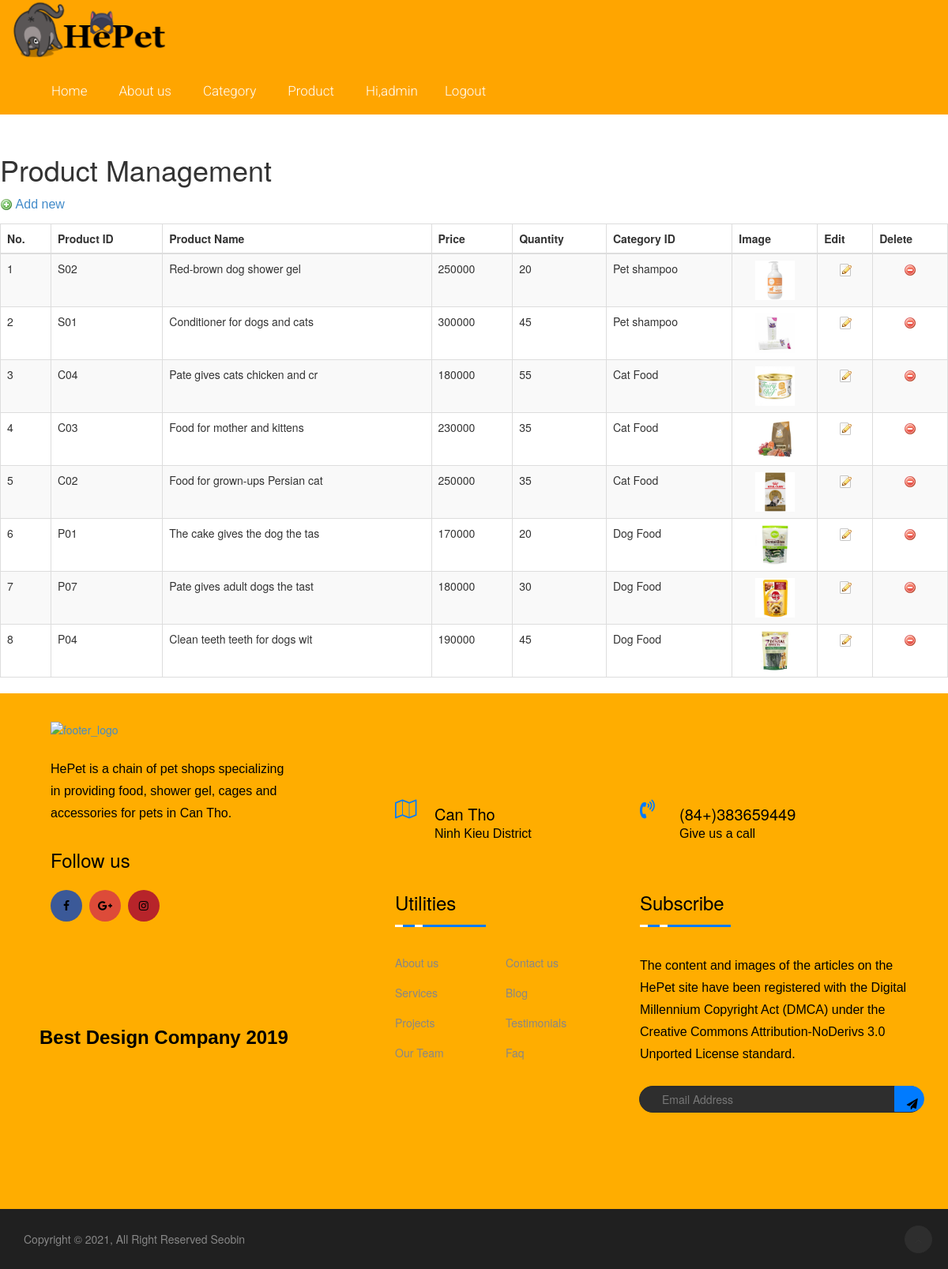
Page /index.php?page=product_management (signed in) on the committed database.
### tables this page shows
CREATE TABLE `product` (
  `Product_ID` varchar(10) NOT NULL,
  `Product_Name` varchar(30) NOT NULL,
  `Price` bigint(20) NOT NULL,
  `oldPrice` decimal(12,2) NOT NULL,
  `SmallDesc` varchar(1000) NOT NULL,
  `DetailDesc` text NOT NULL,
  `ProDate` datetime NOT NULL,
  `Pro_qty` int(11) NOT NULL,
  `Pro_image` varchar(200) NOT NULL,
  `Cat_ID` varchar(10) NOT NULL
);

CREATE TABLE `category` (
  `Cat_ID` varchar(10) NOT NULL,
  `Cat_Name` varchar(30) NOT NULL,
  `Cat_Des` varchar(1000) DEFAULT NULL
);

### Product_Management.php (the view, shortened to what this page needs)
<?php
    if(!isset($_SESSION['admin']) OR $_SESSION['admin']==0)
    {
        echo '<script> alert("You are not administrator");</script>';
        echo '<meta http-equiv="refresh" content="0;URL=index.php"/>';
    }
    else
    {
?>
    <link rel="stylesheet" href="css/bootstrap.min.css">
        <form name="frm" method="post" action="">
        <h1>Product Management</h1>
        <p>
        	<img src="images/add.png" width="16" height="16" border="0" /><a href="?page=add_product"> Add new</a>
        </p>
        <table id="tableproduct" class="table table-striped table-bordered" cellspacing="0" width="100%">
            <thead>
                <tr>
                    <th><strong>No.</strong></th>
                    <th><strong>Product ID</strong></th>
                    <th><strong>Product Name</strong></th>
                    <th><strong>Price</strong></th>
                    <th><strong>Quantity</strong></th>
                    <th><strong>Category ID</strong></th>
                    <th><strong>Image</strong></th>
                    <th><strong>Edit</strong></th>
                    <th><strong>Delete</strong></th>
                </tr>
             </thead>
			<tbody>
            <?php
				include_once("connection.php");
                $No=1;
                $result = mysqli_query($conn, "Select Product_ID, Product_Name, Price, Pro_qty, Pro_image, Cat_Name from product a, category b where a.Cat_ID = b.Cat_ID order by ProDate DESC");
                while($row=mysqli_fetch_array($result, MYSQLI_ASSOC)){
                    ?>
			<tr>
              <td ><?php echo $No; ?></td>
              <td ><?php echo $row["Product_ID"]; ?></td>
              <td><?php echo $row["Product_Name"]; ?></td>
              <td><?php echo $row["Price"]; ?></td>
              <td ><?php echo $row["Pro_qty"]; ?></td>
              <td><?php echo $row["Cat_Name"]; ?></td>
             <td align='center' class='cotNutChucNang'>
                 <img src='images/<?php echo $row['Pro_image'] ?>' border='0' width="50" height="50"  /></td>
             <td align='center' class='cotNutChucNang'><a href="?page=update_product&&function=del&&id=<?php echo $row["Product_ID"];?>"><img src='images/edit.png' border='0'/></a></td>
             <td align='center' class='cotNutChucNang'><a href="?page=product_management&&function=del&&id=<?php echo $row["Product_ID"];?>" onclick="return deleteConfirm()"><img src='images/delete.png' border='0' /></a></td>
            </tr>
            <?php
               $No++;
                }
			?>
			</tbody>
        </table>
 </form>
<?php
    }
?>

### index.php (shortened to what this page needs)
<!DOCTYPE html>
<html lang="en">
  <head>
    <link rel="stylesheet" href="css/bootstrap.min.css">
    <link rel="stylesheet" href="css/font-awesome.min.css">
    <link rel="stylesheet" href="css/owl.carousel.css">
    <link rel="stylesheet" href="style.css">
    <link rel="stylesheet" href="css/responsive.css">
    <link href="csseshop/bootstrap.min.css" rel="stylesheet">
    <link href="csseshop/font-awesome.min.css" rel="stylesheet">
    <link href="csseshop/prettyPhoto.css" rel="stylesheet">
    <link href="csseshop/price-range.css" rel="stylesheet">
    <link href="csseshop/animate.css" rel="stylesheet">
	<link href="csseshop/main.css" rel="stylesheet">
	<link href="csseshop/responsive.css" rel="stylesheet">
    <link href="css/salomon.css" rel="stylesheet">
    <link href="css/style.css" rel="stylesheet" type="text/css" />
    <link href="css/petmart.css" rel="stylesheet" type="text/css" />
    <link href="css/product.css" rel="stylesheet" type="text/css" />
    <link href="css/title.css" rel="stylesheet" type="text/css" />
    <link href="css/headerbottom.css" rel="stylesheet" type="text/css" />
<link rel="stylesheet" href="https://cdnjs.cloudflare.com/ajax/libs/font-awesome/4.7.0/css/font-awesome.css" />
</head>
<?php
    include_once("connection.php");
?>
<body>
<div class="header-bottom">
<li href="?page=index" id="logo"><img src="images/logo.png" width="210" height="94" alt="" title=""></li>
    <div class="container">
        <div class="col-sm-9">
                <div class="navbar-header">
        <div class="mainmenu pull-left">
		<ul class="nav navbar-nav collapse navbar-collapse">
				<li class="active"><a href="index.php">Home</a></li>
				<li><a href="?page=about">About us</a></li>
				<li><a href="?page=category_management">Category</a></li>
							<li><a href="?page=product_management">Product</a></li>
				                <?php
                                    if(isset($_SESSION['us']) && $_SESSION['us'] != ""){
                                ?>
                                    <li><a hrefclass="#" style="color:white;width:100px" href="?page=update_customer">Hi,<?php echo $_SESSION['us']?></a></li>
                                    <li><a href="?page=logout" style="color:white" class="#"> Logout</a></li>
                                <?php
                                    }
                                    else{
                                ?>
                                <li><a href="?page=login">Login</a></li>
                                <li><a href="?page=register">Register</a></li>
                                <?php
                                    }
                                    ?>
		</ul>
        </div>
    </div>
    </div>
</div>
</div>
	<?php
        if(isset($_GET['page'])){
            $page = $_GET['page'];
            if($page=="register"){
                include_once("Register.php");
            }
			elseif($page=="petmart"){
                include_once("petmart.php");
            }
			elseif($page=="about"){
                include_once("about.php");
            }
            elseif($page=="login"){
                include_once("Login.php");
            }
            elseif($page=="category_management"){
                include_once("Category_Management.php");
            }
            elseif($page=="product_management"){
                include_once("Product_Management.php");
            }
            elseif($page=="add_category"){
                include_once("Add_Category.php");
            }
            elseif($page=="update_category"){
                include_once("Update_Category.php");
            }
            elseif($page=="logout"){
                include_once("Logout.php");
            }
            elseif($page=="add_product"){
                include_once("Add_Product.php");
            }
            elseif($page=="update_product"){
                include_once("Update_Product.php");
            }
            elseif($page=="update_customer"){
                include_once("Update_customer.php");
            }
        }
        else{
            include_once("content.php");
        }
	?>
<footer id="dk-footer" class="dk-footer">
        <div class="container">
            <div class="row">
                <div class="col-md-12 col-lg-4">
                    <div class="dk-footer-box-info">
                        <a href="index.html" class="footer-logo">
                            <img src="https://cdn.pixabay.com/photo/2016/11/07/13/04/yoga-1805784_960_720.png" alt="footer_logo" class="img-fluid">
                        </a>
                        <p class="footer-info-text">
                            HePet is a chain of pet shops specializing in providing food, shower gel, cages and accessories for pets in Can Tho.                        <div class="footer-social-link">
                            <h3>Follow us</h3>
                            <ul>
                                <li>
                                    <a href="index.php">
                                        <i class="fa fa-facebook"></i>
                                    </a>
                                </li>
                                <li>
                                    <a href="index.php">
                                        <i class="fa fa-google-plus"></i>
                                    </a>
                                </li>
                                <li>
                                    <a href="index.php">
                                        <i class="fa fa-instagram"></i>
                                    </a>
                                </li>
                            </ul>
                        </div>
                    </div>
                    <div class="footer-awarad">
                        <p>Best Design Company 2019</p>
                    </div>
                </div>
                <div class="col-md-12 col-lg-8">
                    <div class="row">
                        <div class="col-md-6">
                            <div class="contact-us">
                                <div class="contact-icon">
                                    <i class="fa fa-map-o" aria-hidden="true"></i>
                                </div>
                                <div class="contact-info">
                                    <h3>Can Tho</h3>
                                    <p>Ninh Kieu District</p>
                                </div>
                            </div>
                        </div>
                        <div class="col-md-6">
                            <div class="contact-us contact-us-last">
                                <div class="contact-icon">
                                    <i class="fa fa-volume-control-phone" aria-hidden="true"></i>
                                </div>
                                <div class="contact-info">
                                    <h3>(84+)383659449</h3>
                                    <p>Give us a call</p>
                                </div>
                            </div>
                        </div>
                    </div>
                    <div class="row">
                        <div class="col-md-12 col-lg-6">
                            <div class="footer-widget footer-left-widget">
                                <div class="section-heading">
                                    <h3>Utilities</h3>
                                    <span class="animate-border border-black"></span>
                                </div>
                                <ul>
                                    <li>
                                        <a href="index.php">About us</a>
                                    </li>
                                    <li>
                                        <a href="index.php">Services</a>
                                    </li>
                                    <li>
                                        <a href="index.php">Projects</a>
                                    </li>
                                    <li>
                                        <a href="index.php">Our Team</a>
                                    </li>
                                </ul>
                                <ul>
                                    <li>
                                        <a href="index.php">Contact us</a>
                                    </li>
                                    <li>
                                        <a href="index.php">Blog</a>
                                    </li>
                                    <li>
                                        <a href="index.php">Testimonials</a>
                                    </li>
                                    <li>
                                        <a href="index.php">Faq</a>
                                    </li>
                                </ul>
                            </div>
                        </div>
                        <div class="col-md-12 col-lg-6">
                            <div class="footer-widget">
                                <div class="section-heading">
                                    <h3>Subscribe</h3>
                                    <span class="animate-border border-black"></span>
                                </div>
                                <p>
                                The content and images of the articles on the HePet site have been registered with the Digital Millennium Copyright Act (DMCA) under the Creative Commons Attribution-NoDerivs 3.0 Unported License standard.</p>
                                <form action="#">
                                    <div class="form-row">
                                        <div class="col dk-footer-form">
                                            <input type="email" class="form-control" placeholder="Email Address">
                                            <button type="submit">
                                                <i class="fa fa-send"></i>
                                            </button>
                                        </div>
                                    </div>
                                </form>
                            </div>
                        </div>
                    </div>
                </div>
            </div>
        </div>
        <div class="copyright">
            <div class="container">
                <div class="row">
                    <div class="col-md-6">
                        <span>Copyright © 2021, All Right Reserved Seobin</span>
                    </div>
                </div>
            </div>
        </div>
        <div id="back-to-top" class="back-to-top">
            <button class="btn btn-dark" title="Back to Top" style="display: block;">
                <i class="fa fa-angle-up"></i>
            </button>
        </div>
</footer>
</body>
</html>

### Style.css (style rules this page uses)
img { max-width: 100%; height: auto; }
h1, h2, h3, h4, h5, h6 { margin: 0 0 15px; }
body { font-family:Arial, Helvetica, sans-serif; }
a { color: #5a88ca }
input[type="text"], input[type="password"], input[type="email"], textarea { border: 1px solid #ddd; padding: 2px; margin: -1px; }
input[type="submit"], button[type=submit], input[type="button"] { background: none repeat scroll 0 0 #5a88ca; border: medium none; color: #fff; padding: 7px 15px; text-transform: uppercase; }
input[type="submit"]:hover, button[type=submit], input[type="button"]:hover { background-color: #222 }

### css/responsive.css (style rules this page uses)
@media only screen and (min-width: 992px) and (max-width: 1280px) { input[type="submit"], button[type="submit"], [type="button"] { padding: 11px 15px; } }

### csseshop/main.css (style rules this page uses)
body { font-family: 'Roboto', sans-serif; background:; position: relative; font-weight:400px; }
ul li { list-style: none; }
a { -webkit-transition: 300ms; -moz-transition: 300ms; -o-transition: 300ms; transition: 300ms; }
h1, h2, h3, h4, h5, h6 { font-family: 'Roboto', sans-serif; }
.navbar-collapse.collapse { padding-left: 0; }
.mainmenu ul li { padding-right: 15px; padding-left: 15px; }
.mainmenu ul li:first-child { padding-left: 0px; }
.mainmenu ul li a { color: #696763; font-family: 'Roboto', sans-serif; font-size: 17px; font-weight: 300; padding: 0; padding-bottom: 10px; }
.footer-widget { margin-bottom: 68px; }
@media (min-width: 768px) { .header-bottom { padding:0px; margin-bottom:50px; } }
@media (min-width: 768px) { .mainmenu > ul > li > a { padding:20px; color:#fff; } }
@media (min-width: 768px) { .mainmenu ul li { padding:0px; } }

### css/style.css (style rules this page uses)
body { margin:0; padding:0; background: url("../images/bg-body.gif"); background-repeat:repeat-x; }
ul li a { color: #7F7154; text-decoration: none; list-style: disc; }
ul li { list-style: none; }
li { list-style-type: none; }

### css/headerbottom.css (style rules this page uses)
.header-bottom { padding: 0px; margin-bottom: 50px; background-color:orange; }

### rows in the picture
product: Product_ID "S02", Product_Name "Red-brown dog shower gel", Price "250000", Pro_qty "20", Cat_ID.Cat_Name "Pet shampoo", Pro_image (picture)
product: Product_ID "S01", Product_Name "Conditioner for dogs and cats", Price "300000", Pro_qty "45", Cat_ID.Cat_Name "Pet shampoo", Pro_image (picture)
product: Product_ID "C04", Product_Name "Pate gives cats chicken and cr", Price "180000", Pro_qty "55", Cat_ID.Cat_Name "Cat Food", Pro_image (picture)
product: Product_ID "C03", Product_Name "Food for mother and kittens", Price "230000", Pro_qty "35", Cat_ID.Cat_Name "Cat Food", Pro_image (picture)
product: Product_ID "C02", Product_Name "Food for grown-ups Persian cat", Price "250000", Pro_qty "35", Cat_ID.Cat_Name "Cat Food", Pro_image (picture)
product: Product_ID "P01", Product_Name "The cake gives the dog the tas", Price "170000", Pro_qty "20", Cat_ID.Cat_Name "Dog Food", Pro_image (picture)
product: Product_ID "P07", Product_Name "Pate gives adult dogs the tast", Price "180000", Pro_qty "30", Cat_ID.Cat_Name "Dog Food", Pro_image (picture)
product: Product_ID "P04", Product_Name "Clean teeth teeth for dogs wit", Price "190000", Pro_qty "45", Cat_ID.Cat_Name "Dog Food", Pro_image (picture)

### other values in the picture
$_SESSION['us'] "admin"
